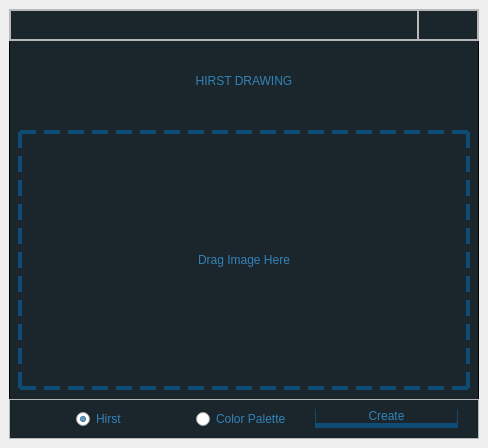
<?xml version="1.0" encoding="UTF-8"?>
<ui version="4.0">
 <class>MainWindow</class>
 <widget class="QMainWindow" name="MainWindow">
  <property name="geometry">
   <rect>
    <x>0</x>
    <y>0</y>
    <width>488</width>
    <height>448</height>
   </rect>
  </property>
  <property name="acceptDrops">
   <bool>true</bool>
  </property>
  <property name="windowTitle">
   <string>MainWindow</string>
  </property>
  <widget class="QWidget" name="CentralWidget">
   <property name="acceptDrops">
    <bool>true</bool>
   </property>
   <layout class="QVBoxLayout" name="verticalLayout_5">
    <item>
     <widget class="QWidget" name="MainWindow_2" native="true">
      <property name="acceptDrops">
       <bool>true</bool>
      </property>
      <property name="styleSheet">
       <string notr="true">QWidget#MainWindow_2 {
border: 1px solid black;
background-color:#1B262C;
}
</string>
      </property>
      <layout class="QVBoxLayout" name="verticalLayout_2">
       <property name="spacing">
        <number>0</number>
       </property>
       <property name="leftMargin">
        <number>0</number>
       </property>
       <property name="topMargin">
        <number>0</number>
       </property>
       <property name="rightMargin">
        <number>0</number>
       </property>
       <property name="bottomMargin">
        <number>0</number>
       </property>
       <item>
        <widget class="QFrame" name="controlFrame">
         <property name="minimumSize">
          <size>
           <width>0</width>
           <height>26</height>
          </size>
         </property>
         <property name="maximumSize">
          <size>
           <width>16777215</width>
           <height>32</height>
          </size>
         </property>
         <property name="styleSheet">
          <string notr="true"/>
         </property>
         <property name="frameShape">
          <enum>QFrame::StyledPanel</enum>
         </property>
         <property name="frameShadow">
          <enum>QFrame::Raised</enum>
         </property>
         <layout class="QHBoxLayout" name="horizontalLayout">
          <property name="spacing">
           <number>0</number>
          </property>
          <property name="leftMargin">
           <number>0</number>
          </property>
          <property name="topMargin">
           <number>0</number>
          </property>
          <property name="rightMargin">
           <number>0</number>
          </property>
          <property name="bottomMargin">
           <number>0</number>
          </property>
          <item>
           <widget class="QFrame" name="controlSpacing">
            <property name="styleSheet">
             <string notr="true"/>
            </property>
            <property name="frameShape">
             <enum>QFrame::StyledPanel</enum>
            </property>
            <property name="frameShadow">
             <enum>QFrame::Raised</enum>
            </property>
           </widget>
          </item>
          <item>
           <widget class="QFrame" name="controlButtons">
            <property name="maximumSize">
             <size>
              <width>60</width>
              <height>16777215</height>
             </size>
            </property>
            <property name="styleSheet">
             <string notr="true">background-repeat: no-repeat;
background-position: center;
</string>
            </property>
            <property name="frameShape">
             <enum>QFrame::StyledPanel</enum>
            </property>
            <property name="frameShadow">
             <enum>QFrame::Raised</enum>
            </property>
            <layout class="QHBoxLayout" name="horizontalLayout_2">
             <property name="spacing">
              <number>0</number>
             </property>
             <property name="leftMargin">
              <number>0</number>
             </property>
             <property name="topMargin">
              <number>0</number>
             </property>
             <property name="rightMargin">
              <number>0</number>
             </property>
             <property name="bottomMargin">
              <number>0</number>
             </property>
             <item>
              <widget class="QPushButton" name="minimize_button">
               <property name="minimumSize">
                <size>
                 <width>0</width>
                 <height>0</height>
                </size>
               </property>
               <property name="maximumSize">
                <size>
                 <width>26</width>
                 <height>26</height>
                </size>
               </property>
               <property name="styleSheet">
                <string notr="true">background-image: url(:/newPrefix/icons/icons8-minimize-window-24.png);
border-top: 0px solid black;
</string>
               </property>
               <property name="text">
                <string/>
               </property>
              </widget>
             </item>
             <item>
              <widget class="QPushButton" name="clos_button">
               <property name="maximumSize">
                <size>
                 <width>26</width>
                 <height>26</height>
                </size>
               </property>
               <property name="styleSheet">
                <string notr="true">background-image: url(:/newPrefix/icons/icons8-close-window-24.png);
border-top: 0px solid black;</string>
               </property>
               <property name="text">
                <string/>
               </property>
              </widget>
             </item>
            </layout>
           </widget>
          </item>
         </layout>
        </widget>
       </item>
       <item>
        <widget class="QWidget" name="Title" native="true">
         <property name="maximumSize">
          <size>
           <width>16777215</width>
           <height>80</height>
          </size>
         </property>
         <property name="styleSheet">
          <string notr="true">font: 36pt &quot;Cooper Black&quot;;
color:#3282B8;
</string>
         </property>
         <layout class="QVBoxLayout" name="verticalLayout">
          <item>
           <widget class="QLabel" name="histLabel">
            <property name="layoutDirection">
             <enum>Qt::RightToLeft</enum>
            </property>
            <property name="text">
             <string>HIRST DRAWING</string>
            </property>
            <property name="alignment">
             <set>Qt::AlignCenter</set>
            </property>
           </widget>
          </item>
         </layout>
        </widget>
       </item>
       <item>
        <widget class="QWidget" name="Body" native="true">
         <property name="acceptDrops">
          <bool>true</bool>
         </property>
         <layout class="QVBoxLayout" name="verticalLayout_3">
          <item>
           <widget class="QLabel" name="image_viewer">
            <property name="minimumSize">
             <size>
              <width>0</width>
              <height>0</height>
             </size>
            </property>
            <property name="maximumSize">
             <size>
              <width>16777215</width>
              <height>16777215</height>
             </size>
            </property>
            <property name="acceptDrops">
             <bool>true</bool>
            </property>
            <property name="styleSheet">
             <string notr="true">font: 75 8pt &quot;Georgia&quot;;
border: 4px dashed #0F4C75;
text-align: center;
color:#3282B8;</string>
            </property>
            <property name="text">
             <string>Drag Image Here</string>
            </property>
            <property name="scaledContents">
             <bool>false</bool>
            </property>
            <property name="alignment">
             <set>Qt::AlignCenter</set>
            </property>
           </widget>
          </item>
         </layout>
        </widget>
       </item>
       <item>
        <widget class="QFrame" name="hist_button_frame">
         <property name="maximumSize">
          <size>
           <width>16777215</width>
           <height>40</height>
          </size>
         </property>
         <property name="styleSheet">
          <string notr="true">QPushButton {
background-color: 3282B8;
border: none;
border-left: 1px solid #0F4C75;
border-right: 1px solid #0F4C75;
border-bottom: 5px solid #0F4C75;
}

QPushButton:hover {
background-color: #151d22;
border-left: 1px solid #0F4C75;
border-right: 1px solid #0F4C75;
border-bottom:  5px solid #0F4C75;
}

QPushButton:pressed {
background-color: #151d22;
border-left: 1px solid #0F4C75;
border-right: 1px solid #0F4C75;
border-top:  5px solid #0F4C75;
}</string>
         </property>
         <property name="frameShape">
          <enum>QFrame::StyledPanel</enum>
         </property>
         <property name="frameShadow">
          <enum>QFrame::Raised</enum>
         </property>
         <layout class="QHBoxLayout" name="horizontalLayout_3">
          <property name="spacing">
           <number>0</number>
          </property>
          <property name="leftMargin">
           <number>20</number>
          </property>
          <property name="topMargin">
           <number>0</number>
          </property>
          <property name="rightMargin">
           <number>20</number>
          </property>
          <property name="bottomMargin">
           <number>0</number>
          </property>
          <item alignment="Qt::AlignHCenter">
           <widget class="QRadioButton" name="hirst_radio_button">
            <property name="styleSheet">
             <string notr="true">font: 14pt &quot;Constantia&quot;;
color: #3282B8;</string>
            </property>
            <property name="text">
             <string>Hirst</string>
            </property>
            <property name="checked">
             <bool>true</bool>
            </property>
           </widget>
          </item>
          <item alignment="Qt::AlignHCenter">
           <widget class="QRadioButton" name="color_radio_button">
            <property name="styleSheet">
             <string notr="true">font: 14pt &quot;Constantia&quot;;
color: #3282B8;</string>
            </property>
            <property name="text">
             <string>Color Palette</string>
            </property>
           </widget>
          </item>
          <item>
           <widget class="QPushButton" name="hirst_button">
            <property name="styleSheet">
             <string notr="true">font: 14pt &quot;Constantia&quot;;
color: #3282B8;




</string>
            </property>
            <property name="text">
             <string>Create</string>
            </property>
           </widget>
          </item>
         </layout>
        </widget>
       </item>
      </layout>
     </widget>
    </item>
   </layout>
  </widget>
 </widget>
 <resources>
  <include location="img.qrc"/>
 </resources>
 <connections>
  <connection>
   <sender>minimize_button</sender>
   <signal>clicked()</signal>
   <receiver>MainWindow</receiver>
   <slot>showMinimized()</slot>
   <hints>
    <hint type="sourcelabel">
     <x>405</x>
     <y>55</y>
    </hint>
    <hint type="destinationlabel">
     <x>399</x>
     <y>299</y>
    </hint>
   </hints>
  </connection>
  <connection>
   <sender>clos_button</sender>
   <signal>clicked()</signal>
   <receiver>MainWindow</receiver>
   <slot>close()</slot>
   <hints>
    <hint type="sourcelabel">
     <x>515</x>
     <y>55</y>
    </hint>
    <hint type="destinationlabel">
     <x>399</x>
     <y>299</y>
    </hint>
   </hints>
  </connection>
 </connections>
</ui>
